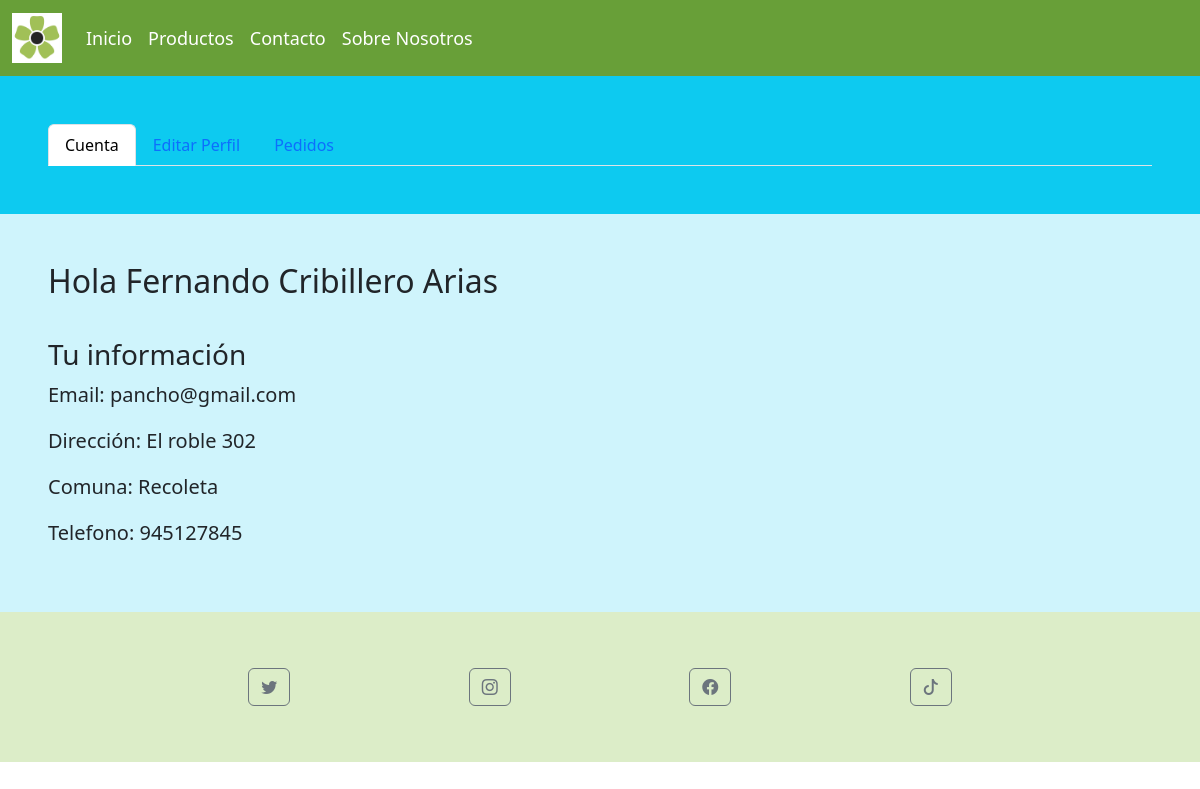
The app's page /Webapp/usuario (signed in), older data.
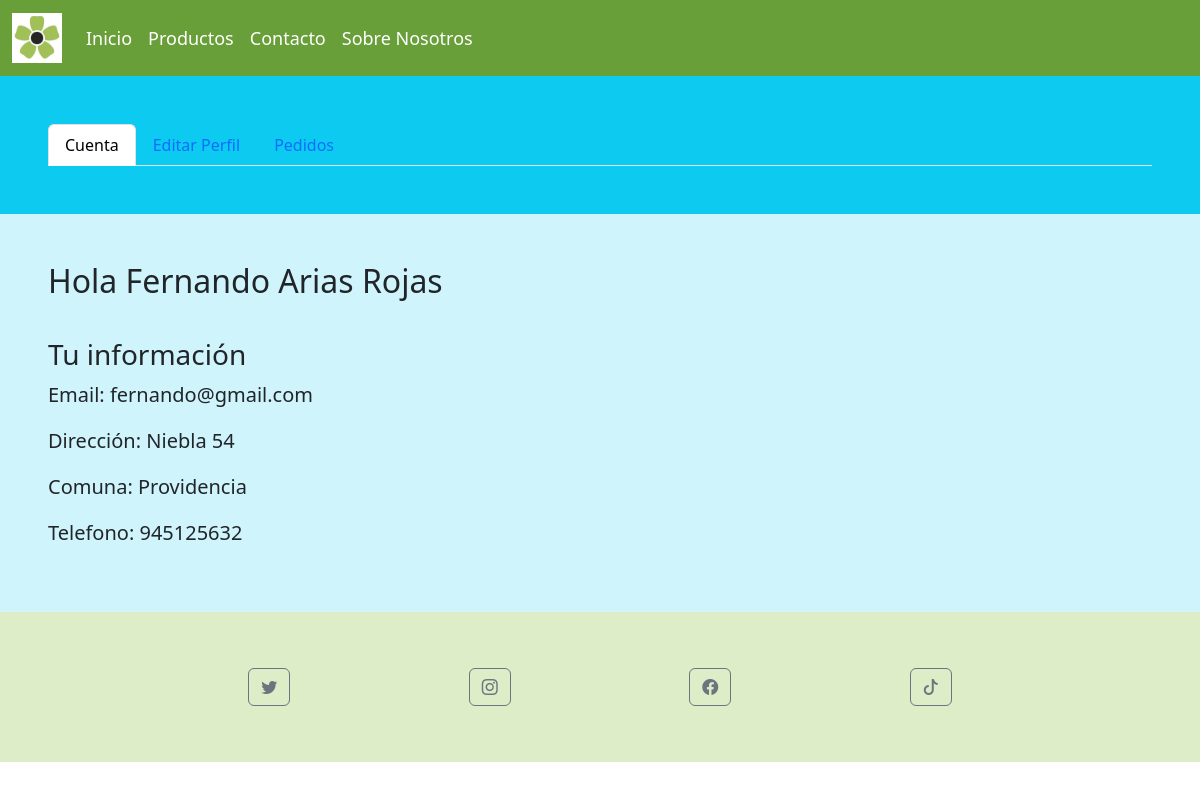
The same page, newer data.
### Webapp/models.py (models this page shows, shortened)
class cliente(models.Model):
    runCliente = models.CharField(max_length=10, primary_key=True)
    nombreCliente = models.CharField(max_length=30, blank=False, null=False)
    apPaternoCliente = models.CharField(max_length=30, blank=False, null=False)
    apMaternoCliente = models.CharField(max_length=30, blank=False, null=False)
    direccionCliente = models.CharField(max_length=30, blank=False, null=False)
    telefonoCliente = models.IntegerField()
    correoCliente = models.EmailField(blank=False, null=False, max_length=30)
    contraseñaCliente = models.CharField(max_length=30, blank=False, null=False)
    comuna = models.ForeignKey("comuna", on_delete=models.CASCADE)
    tipoUsuario = models.ForeignKey("tipoUsuario", on_delete=models.CASCADE)

class comuna(models.Model):
    idComuna = models.AutoField(primary_key=True)
    nombre_comuna = models.CharField(max_length=30, blank=False, null=False)
    provincia = models.ForeignKey("provincia", on_delete=models.CASCADE)
    def __str__(self):
        return str(self.nombre_comuna)

### Webapp/views.py (the view)
# urls.py: path("usuario", views.usuario, name="usuario"),
def usuario(request):
    run = request.session.get('runCliente')
    cli = cliente.objects.get(runCliente=run)
    ped = pedido.objects.filter(cliente=cli)
    des = despacho.objects.filter(pedido__in=ped)
    com = comuna.objects.all()
    context = {
        "cliente": cli,
        "pedido": ped,
        "despacho": des,
        "comuna": com,
    }
    return render(request, "pages/usuario.html", context)

### Webapp/models.py (called while the page is built)
    def __str__(self):
        return str(self.nombreEstado)

### Webapp/templates/pages/usuario.html (shortened to what this page needs)
<!DOCTYPE html>
<html lang="en">
<head>
  {% load static %}
  <link rel="stylesheet" href="{% static 'css/styles.css' %}">
  <link rel="stylesheet" href="https://cdn.jsdelivr.net/npm/bootstrap-icons@1.10.5/font/bootstrap-icons.css">
  <link href="https://cdn.jsdelivr.net/npm/bootstrap@5.3.0/dist/css/bootstrap.min.css" rel="stylesheet">
</head>
<body>
  <nav class="barra navbar navbar-expand-md">
    <div class="container-fluid">
      <div class="collapse navbar-collapse" id="navbarmenu">
        <a class="navbar-brand" href="#">
          <img src="{% static 'img/icon.png' %}" width="50px">
        </a>
        <ul class="navbar-nav d-flex justify-content-center align-items-center">
          <li class="nav-item">
            <a class="nav-link" aria-current="page" href={% url 'index' %}>Inicio</a>
          </li>
          <li class="nav-item">
            <a class="nav-link" href="{% url 'productos' %}">Productos</a>
          </li>
          <li class="nav-item">
            <a class="nav-link" href="{% url 'contacto' %}">Contacto</a>
          </li>
          <li class="nav-item">
            <a class="nav-link" href="{% url 'nosotros' %}">Sobre Nosotros</a>
          </li>
        </ul>
      </div>
    </div>
  </nav>
<main>
  <div class="container-fluid">
    <div class="row d-flex justify-content-center">
        <nav class="bg-info p-5">
          <div class="col-12 col-md-12 nav nav-tabs bg-info" id="nav-tab" role="tablist">
            <button class="nav-link active" id="nav-home-tab" data-bs-toggle="tab" data-bs-target="#nav-home" type="button" role="tab" aria-controls="nav-home" aria-selected="true">Cuenta</button>
            <button class="nav-link" id="nav-profile-tab" data-bs-toggle="tab" data-bs-target="#nav-profile" type="button" role="tab" aria-controls="nav-profile" aria-selected="false">Editar Perfil</button>
            <button class="nav-link" id="nav-contact-tab" data-bs-toggle="tab" data-bs-target="#nav-contact" type="button" role="tab" aria-controls="nav-contact" aria-selected="false">Pedidos</button>
          </div>
        </nav>
        <div class="col-12 col-md-12 bg-info-subtle p-5 tab-content" id="nav-tabContent">
          <div class="tab-pane fade show active" id="nav-home" role="tabpanel" aria-labelledby="nav-home-tab" tabindex="0">
            <div class="panel-control">
              <h2>Hola {{cliente.nombreCliente}} {{cliente.apPaternoCliente}} {{cliente.apMaternoCliente}} </h2>
              <br>
              <h3>Tu información</h3>
                <p>Email: {{cliente.correoCliente}}</p>
                <p>Dirección: {{cliente.direccionCliente}}</p>
                <p>Comuna: {{cliente.comuna}}</p>
                <p>Telefono: {{cliente.telefonoCliente}}</p>
            </div>
          </div>
        </div>
    </div>
  </div>
</main>
<footer>
  <div class="container-fluid d-flex justify-content-center " style="background-color: #DCEDC8;">
    <div class="row w-75 pie">
      <div class="col-6 col-md-3 d-flex justify-content-center align-items-center">
        <a href="https://twitter.com/">
          <button class="btn btn-outline-secondary">
            <i class="bi bi-twitter"></i>
          </button>
        </a>
      </div>
      <div class="col-6 col-md-3 d-flex justify-content-center align-items-center">
        <a href="https://instagram.com/">
          <button class="btn btn-outline-secondary">
            <i class="bi bi-instagram"></i>
          </button>
        </a>
      </div>
      <div class="col-6 col-md-3 d-flex justify-content-center align-items-center">
        <a href="https://facebook.com/">
          <button class="btn btn-outline-secondary">
            <i class="bi bi-facebook"></i>
          </button>
        </a>
      </div>
      <div class="col-6 col-md-3 d-flex justify-content-center align-items-center">
        <a href="https://tiktok.com/">
          <button class="btn btn-outline-secondary">
            <i class="bi bi-tiktok"></i>
          </button>
        </a>
      </div>
    </div>
  </div>
</footer>
</body>
</html>

Row changes from the older to the newer data that the page shows:
changed cliente "Fernando": apPaternoCliente "Cribillero" → "Arias"; apMaternoCliente "Arias" → "Rojas"; correoCliente "pancho@gmail.com" → "fernando@gmail.com"; direccionCliente "El roble 302" → "Niebla 54"; comuna "Recoleta" → "Providencia"; telefonoCliente "945127845" → "945125632"
